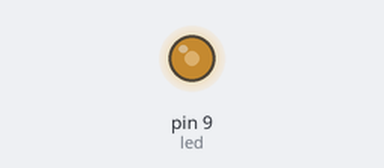
The sketch below on a simulated Arduino Uno, built with avr-gcc and run on an emulated ATmega328P. Parts: output pins drawn as LEDs (lit = HIGH).

Above: at 0.1 s.
Timing chart, 0 to 1.6 s (numbered marks = the images above):
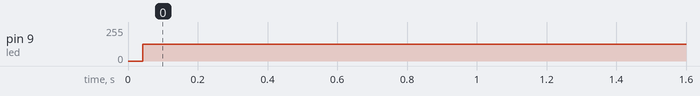

The sketch:

led.ino
```cpp
int led;
int period;
int duty;
int time;

void setup() {
  led = 9;
  pinMode(led, OUTPUT);
  set_period(100);
  set_duty(100);
 time = 0;

}

void loop() {

  analogWrite(led, periodf(period,duty,time));
  time = (time + 10)%period;
  delayMicroseconds(10);
}

int periodf(int period, int duty, int x) {
  int a = (int) (-abs(2.55*duty/(period*0.5f)*(x-period*0.5)) + 2.55*duty);
  if (a < 0) a = 0;
  if (a > 255) a = 255;
  return a;
  }

 void set_period(int p) {
  period = p;
  }

 void set_duty(int d) {
  duty = d;}
```

Measured:
- by itself, pin 9 (led): 0/255 → 126/255 at 0.04 s
